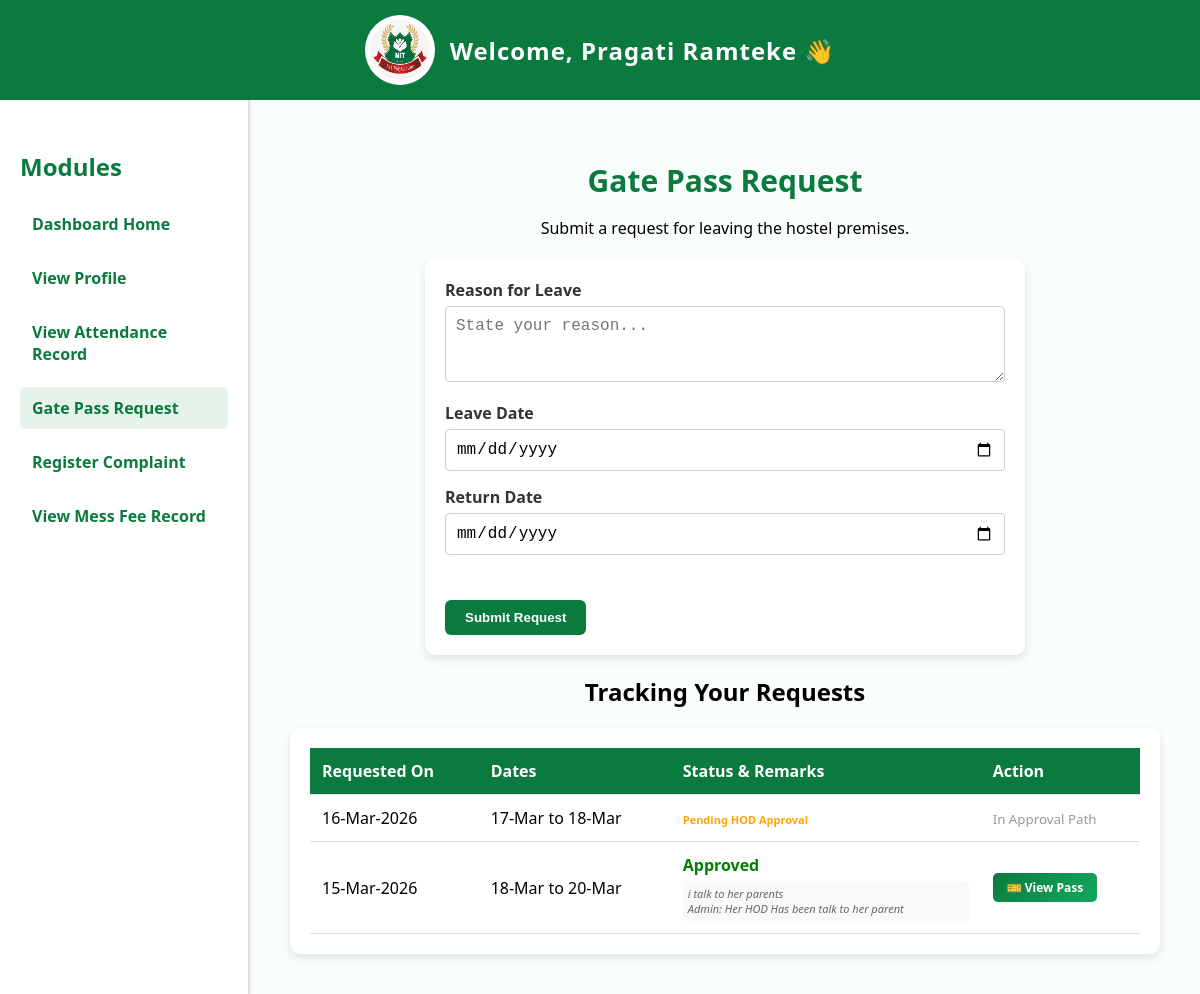
/student_gatepass.php (signed in), run on the app's committed database.
### tables this page shows
CREATE TABLE `gate_passes` (
  `id` int NOT NULL,
  `user_id` int NOT NULL,
  `student_name` varchar(100) NOT NULL,
  `college_name` varchar(100) DEFAULT NULL,
  `department_name` varchar(100) DEFAULT NULL,
  `reason` text NOT NULL,
  `leave_date` date NOT NULL,
  `return_date` date NOT NULL,
  `remarks` text,
  `status` enum('Pending HOD Approval','Pending Admin Approval','Pending Hostel In-Charge Approval','Pending Warden Approval','Approved','Rejected') DEFAULT 'Pending HOD Approval',
  `created_at` timestamp NULL DEFAULT CURRENT_TIMESTAMP
);

### student_gatepass.php (the view, shortened to what this page needs)
<?php
include("db.php");
$user_id = $_SESSION['user_id'];
$query = "SELECT id, reason, leave_date, return_date, status, created_at, remarks FROM gate_passes WHERE user_id = ? ORDER BY created_at DESC";
$stmt = $conn->prepare($query);
$stmt->bind_param("i", $user_id);
$stmt->execute();
$result = $stmt->get_result();
?>
<!DOCTYPE html>
<html lang="en">
<head>
    <link rel="stylesheet" href="student.css">
    <link rel="stylesheet" href="responsive.css">
</head>
<body>
    <header>
        <img src="nit_logo.png.jpg" alt="NIT Logo">
        Welcome, <?php echo $_SESSION['username']; ?> 👋
    </header>
    <div class="dashboard">
        <div class="sidebar">
            <h2>Modules</h2>
            <a href="student.php">Dashboard Home</a>
            <a href="student_profile.php">View Profile</a>
            <a href="student_attendance.php">View Attendance Record</a>
            <a href="student_gatepass.php" style="background: #e7f3ea;">Gate Pass Request</a>
            <a href="student_complaints.php">Register Complaint</a>
            <a href="student_mess_fee.php">View Mess Fee Record</a>
        </div>
        <div class="content">
            <h1>Gate Pass Request</h1>
            <p>Submit a request for leaving the hostel premises.</p>
            <div class="form-container">
                <form method="POST" action="">
                    <div class="form-group">
                        <label for="reason">Reason for Leave</label>
                        <textarea id="reason" name="reason" rows="3" required placeholder="State your reason..."></textarea>
                    </div>
                    <div class="form-group">
                        <label for="leave_date">Leave Date</label>
                        <input type="date" id="leave_date" name="leave_date" required min="<?php echo date('Y-m-d'); ?>">
                    </div>
                    <div class="form-group">
                        <label for="return_date">Return Date</label>
                        <input type="date" id="return_date" name="return_date" required min="<?php echo date('Y-m-d'); ?>">
                    </div>
                    <button type="submit" name="submit_request" class="btn-submit">Submit Request</button>
                </form>
            </div>
            <h2>Tracking Your Requests</h2>
            <div class="table-container">
                <table>
                    <thead>
                        <tr>
                            <th>Requested On</th>
                            <th>Dates</th>
                            <th>Status & Remarks</th>
                            <th>Action</th>
                        </tr>
                    </thead>
                    <tbody>
                        <?php if($result->num_rows > 0): ?>
                            <?php while($row = $result->fetch_assoc()): ?>
                                <tr>
                                    <td><?php echo date('d-M-Y', strtotime($row['created_at'])); ?></td>
                                    <td>
                                        <?php echo date('d-M', strtotime($row['leave_date'])); ?> to <?php echo date('d-M', strtotime($row['return_date'])); ?>
                                    </td>
                                    <td>
                                        <?php
                                            $sClass = '';
                                            if(strpos($row['status'], 'Pending') !== false) $sClass = 'status-pending';
                                            elseif($row['status'] == 'Approved') $sClass = 'status-approved';
                                            elseif($row['status'] == 'Rejected') $sClass = 'status-rejected';
                                        ?>
                                        <span class="<?php echo $sClass; ?>">
                                            <?php echo htmlspecialchars($row['status']); ?>
                                        </span>
                                        <?php if($row['remarks']): ?>
                                            <div class="remark-text"><?php echo htmlspecialchars($row['remarks']); ?></div>
                                        <?php endif; ?>
                                    </td>
                                    <td>
                                        <?php if($row['status'] == 'Approved'): ?>
                                            <a href="view_gatepass.php?id=<?php echo $row['id']; ?>" class="btn-viewpass" target="_blank">🎫 View Pass</a>
                                        <?php elseif(strpos($row['status'], 'Pending') !== false): ?>
                                            <small style="color:#999;">In Approval Path</small>
                                        <?php else: ?>
                                            <small style="color:#999;">—</small>
                                        <?php endif; ?>
                                    </td>
                                </tr>
                            <?php endwhile; ?>
                        <?php else: ?>
                            <tr><td colspan="4" style="text-align:center;">No past gate pass requests found.</td></tr>
                        <?php endif; ?>
                    </tbody>
                </table>
            </div>
        </div>
    </div>
</body>
</html>

### student.css (style rules this page uses)
body { font-family: "Segoe UI", sans-serif; margin: 0; background: #f9fdfb; }
header { background: #0b7a3f; color: white; display: flex; align-items: center; justify-content: center; padding: 15px 0; font-size: 24px; font-weight: bold; letter-spacing: 1px; }
header img { width: 70px; height: 70px; margin-right: 15px; border-radius: 50%; background: white; padding: 5px; }
.dashboard { display: flex; min-height: 90vh; }
.sidebar { width: 250px; background: #fff; padding: 30px 20px; border-right: 2px solid #e0e0e0; box-shadow: 2px 0 6px rgba(0, 0, 0, 0.05); }
.sidebar h2 { color: #0b7a3f; margin-bottom: 20px; }
.sidebar a { display: block; text-decoration: none; color: #0b7a3f; font-weight: 600; margin: 12px 0; padding: 10px 12px; border-radius: 6px; transition: 0.3s; }
.content { flex: 1; padding: 40px; text-align: center; }
.content h1 { color: #0b7a3f; font-size: 30px; margin-bottom: 10px; }
button { margin-top: 30px; padding: 10px 18px; background: #b71c1c; color: white; border: none; border-radius: 6px; cursor: pointer; font-weight: 600; transition: 0.3s; }
.table-container { width: 100%; overflow-x: auto; -webkit-overflow-scrolling: touch; margin-top: 20px; border-radius: 8px; box-shadow: 0 2px 8px rgba(0,0,0,0.05); }
table { min-width: 600px; }

### responsive.css (style rules this page uses)
*, *::before, *::after { box-sizing: border-box; }
img { max-width: 100%; height: auto; }
input, select, textarea { font-size: 16px; }

### student_gatepass.php (style rules this page uses)
.form-container { background: white; padding: 20px; border-radius: 10px; box-shadow: 0 4px 10px rgba(0,0,0,0.1); margin: 20px auto; text-align: left; max-width: 600px; }
.form-group { margin-bottom: 15px; }
.form-group label { display: block; margin-bottom: 5px; font-weight: 600; color: #333; }
.form-group input[type="date"], .form-group textarea { width: 100%; padding: 10px; border: 1px solid #ccc; border-radius: 4px; box-sizing: border-box; }
.btn-submit { background: #0b7a3f; color: white; border: none; padding: 10px 20px; border-radius: 6px; cursor: pointer; font-weight: 600; }
.table-container { background: white; padding: 20px; border-radius: 10px; box-shadow: 0 4px 10px rgba(0,0,0,0.1); overflow-x: auto; }
table { width: 100%; border-collapse: collapse; }
th, td { text-align: left; padding: 12px; border-bottom: 1px solid #ddd; }
th { background-color: #0b7a3f; color: white; }
.status-pending { color: orange; font-weight: bold; font-size: 11px; }
.status-approved { color: green; font-weight: bold; }
.remark-text { font-size: 11px; font-style: italic; color: #666; display: block; margin-top: 5px; white-space: pre-wrap; background: #f9f9f9; padding: 5px; border-radius: 3px; }
.btn-viewpass { background: linear-gradient(135deg, #0b7a3f, #14a85e); color: white; border: none; padding: 6px 14px; border-radius: 5px; font-size: 12px; font-weight: bold; text-decoration: none; display: inline-block; }

### data on the page
gate_passes: created_at "16-Mar-2026", leave_date "17-Mar", return_date "18-Mar", status "Pending HOD Approval", shows "In Approval Path"
gate_passes: created_at "15-Mar-2026", leave_date "18-Mar", return_date "20-Mar", status "Approved", remarks "i talk to her parents Admin: Her HOD Has been talk to her parent"

### other printed values
$_SESSION['username'] "Pragati Ramteke"
